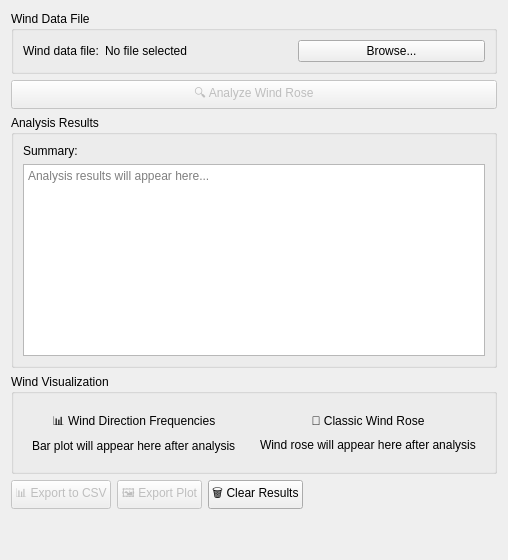
     <widget class="QWidget" name="tab_wind">
      <attribute name="title">
       <string>4. Wind Data</string>
      </attribute>
      <layout class="QVBoxLayout" name="verticalLayout_6">
       <item>
        <widget class="QGroupBox" name="groupBox_5">
         <property name="title">
          <string>Wind Data File</string>
         </property>
         <layout class="QFormLayout" name="formLayout_4">
          <item row="0" column="0">
           <widget class="QLabel" name="label_9">
            <property name="text">
             <string>Wind data file:</string>
            </property>
           </widget>
          </item>
          <item row="0" column="1">
           <layout class="QHBoxLayout" name="horizontalLayout_4">
            <item>
             <widget class="QLabel" name="wind_file_label">
              <property name="text">
               <string>No file selected</string>
              </property>
             </widget>
            </item>
            <item>
             <widget class="QPushButton" name="btn_browse_wind">
              <property name="text">
               <string>Browse...</string>
              </property>
             </widget>
            </item>
           </layout>
          </item>
         </layout>
        </widget>
       </item>
       <item>
        <widget class="QPushButton" name="btn_analyze_wind">
         <property name="enabled">
          <bool>false</bool>
         </property>
         <property name="text">
          <string>🔍 Analyze Wind Rose</string>
         </property>
        </widget>
       </item>
       <item>
        <widget class="QGroupBox" name="groupBox_6">
         <property name="title">
          <string>Analysis Results</string>
         </property>
         <layout class="QVBoxLayout" name="verticalLayout_7">
          <item>
           <widget class="QLabel" name="label_11">
            <property name="text">
             <string>Summary:</string>
            </property>
           </widget>
          </item>
          <item>
           <widget class="QTextEdit" name="wind_results_text">
            <property name="readOnly">
             <bool>true</bool>
            </property>
            <property name="placeholderText">
             <string>Analysis results will appear here...</string>
            </property>
           </widget>
          </item>
         </layout>
        </widget>
       </item>
       <item>
        <widget class="QGroupBox" name="groupBox_7">
         <property name="title">
          <string>Wind Visualization</string>
         </property>
         <layout class="QHBoxLayout" name="horizontalLayout_5">
          <item>
           <widget class="QWidget" name="widget" native="true">
            <layout class="QVBoxLayout" name="verticalLayout_8">
             <item>
              <widget class="QLabel" name="label_12">
               <property name="text">
                <string>📊 Wind Direction Frequencies</string>
               </property>
               <property name="alignment">
                <set>Qt::AlignCenter</set>
               </property>
              </widget>
             </item>
             <item>
              <widget class="QLabel" name="wind_bar_plot_label">
               <property name="text">
                    <string>Bar plot will appear here after analysis</string>
                  </property>
                  <property name="maximumSize">
                    <size>
                    <width>400</width>
                    <height>300</height>
                    </size>
                  </property>
                  <property name="scaledContents">
                    <bool>true</bool>
                  </property>
              </widget>
             </item>
            </layout>
           </widget>
          </item>
          <item>
           <widget class="QWidget" name="widget_2" native="true">
            <layout class="QVBoxLayout" name="verticalLayout_9">
             <item>
              <widget class="QLabel" name="label_13">
               <property name="text">
                <string>🌹 Classic Wind Rose</string>
               </property>
               <property name="alignment">
                <set>Qt::AlignCenter</set>
               </property>
              </widget>
             </item>
             <item>
              <widget class="QLabel" name="wind_rose_plot_label">
                <property name="text">
                  <string>Wind rose will appear here after analysis</string>
                </property>
                <property name="maximumSize">
                  <size>
                  <width>400</width>
                  <height>300</height>
                  </size>
                </property>
                <property name="scaledContents">
                  <bool>true</bool>
                </property>
              </widget>
             </item>
            </layout>
           </widget>
          </item>
         </layout>
        </widget>
       </item>
       <item>
        <layout class="QHBoxLayout" name="horizontalLayout_6">
         <item>
          <widget class="QPushButton" name="btn_export_csv">
           <property name="enabled">
            <bool>false</bool>
           </property>
           <property name="text">
            <string>📊 Export to CSV</string>
           </property>
          </widget>
         </item>
         <item>
          <widget class="QPushButton" name="btn_export_plot">
           <property name="enabled">
            <bool>false</bool>
           </property>
           <property name="text">
            <string>🖼️ Export Plot</string>
           </property>
          </widget>
         </item>
         <item>
          <widget class="QPushButton" name="btn_clear_results">
           <property name="text">
            <string>🗑️ Clear Results</string>
           </property>
          </widget>
         </item>
         <item>
          <spacer name="horizontalSpacer_3">
           <property name="orientation">
            <enum>Qt::Horizontal</enum>
           </property>
           <property name="sizeHint" stdset="0">
            <size>
             <width>40</width>
             <height>20</height>
            </size>
           </property>
          </spacer>
         </item>
        </layout>
       </item>
       <item>
        <spacer name="verticalSpacer_4">
         <property name="orientation">
          <enum>Qt::Vertical</enum>
         </property>
         <property name="sizeHint" stdset="0">
          <size>
           <width>20</width>
           <height>40</height>
          </size>
         </property>
        </spacer>
       </item>
      </layout>
     </widget>
